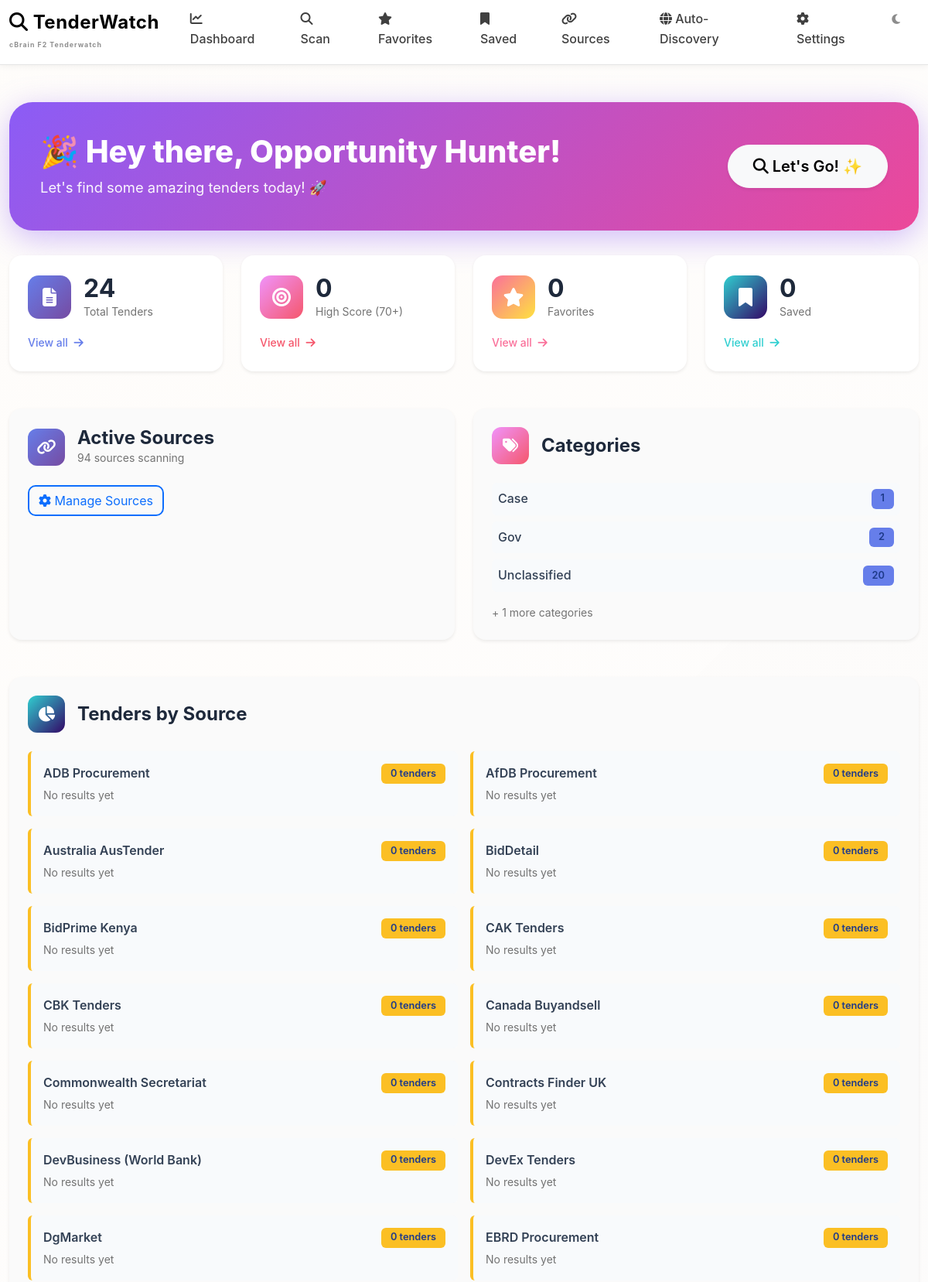
The page / (upper part) on the database its author committed.
### app/models.py (models this page shows)
class TenderResult(db.Model):
    id = db.Column(db.Integer, primary_key=True)
    title = db.Column(db.Text, nullable=False)
    title_translated = db.Column(db.Text, default="")
    link = db.Column(db.Text, unique=True, nullable=False)
    description = db.Column(db.Text, default="")
    description_translated = db.Column(db.Text, default="")
    buyer = db.Column(db.String(200))
    country = db.Column(db.String(200))
    deadline = db.Column(db.String(200))
    publication_date = db.Column(db.String(200))  # F2: for timing filter
    score = db.Column(db.Float)
    keywords_matched = db.Column(db.Text)
    scoring_breakdown = db.Column(db.Text, default="")
    inferred_domains = db.Column(db.Text, default="")  # JSON: ["EDMS", "Workflow", "Gov"]
    priority_level = db.Column(db.String(20), default="LOW")  # HIGH, MEDIUM, LOW, LOCKED, CONDITIONAL, STRATEGIC
    likely_fit_for_f2 = db.Column(db.String(20), default="uncertain")  # true, false, uncertain, no-go, discuss, conditional, strategic
    timing_status = db.Column(db.String(100), default="")  # Timing constraint result
    procurement_status = db.Column(db.String(30), default="open")  # open, locked, locked_but_open, conditional_nogo, conditional_strategic
    requires_qualification = db.Column(db.Boolean, default=False)  # True if Microsoft-mandated
    qualification_reason = db.Column(db.Text, default="")  # Why qualification is needed
    qualification_answers = db.Column(db.Text, default="")  # JSON: user-provided answers to qualification questions
    platform_commitment_signals = db.Column(db.Text, default="")  # JSON: detected Microsoft commitment signals
    discovery_method = db.Column(db.String(50), default="manual")  # 'manual', 'auto', 'priority'
    search_query = db.Column(db.String(500))  # Search query that found this (for auto-discovered)
    search_source = db.Column(db.String(50))  # 'google', 'bing', or source name
    semantic_score = db.Column(db.Float, default=0.0)
    ai_confidence = db.Column(db.Float, default=0.0)
    entities_extracted = db.Column(db.Text, default="")  # JSON with extracted entities
    ai_summary = db.Column(db.Text, default="")  # AI-generated summary
    saved = db.Column(db.Boolean, default=False)
    favorite = db.Column(db.Boolean, default=False)
    notified = db.Column(db.Boolean, default=False)
    source_id = db.Column(db.Integer, db.ForeignKey("tender_source.id"))
    source = db.relationship("TenderSource")
    category = db.Column(db.String(100))
    confidence = db.Column(db.Float)
    created_at = db.Column(db.DateTime, default=datetime.utcnow)

class TenderSource(db.Model):
    id = db.Column(db.Integer, primary_key=True)
    name = db.Column(db.String(200), nullable=False)
    url = db.Column(db.String(500), nullable=False)
    active = db.Column(db.Boolean, default=True)
    favorite = db.Column(db.Boolean, default=False)
    created_at = db.Column(db.DateTime, default=datetime.utcnow)

### app/routes.py (the view)
@main.route("/")
def dashboard():
    one_month_ago = datetime.utcnow() - timedelta(days=30)
    total_tenders = TenderResult.query.filter(TenderResult.created_at >= one_month_ago).count()
    high_score_count = TenderResult.query.filter(
        TenderResult.score >= 70,
        TenderResult.created_at >= one_month_ago
    ).count()
    saved_count = TenderResult.query.filter_by(saved=True).filter(
        TenderResult.created_at >= one_month_ago
    ).count()
    favorite_count = TenderResult.query.filter_by(favorite=True).filter(
        TenderResult.created_at >= one_month_ago
    ).count()
    active_sources = TenderSource.query.filter_by(active=True).count()
    source_contributions = db.session.query(
        TenderSource.name,
        db.func.count(TenderResult.id).label('count')
    ).outerjoin(TenderResult).group_by(TenderSource.name).all()
    categories = db.session.query(
        TenderResult.category,
        db.func.count(TenderResult.id).label('count')
    ).filter(TenderResult.created_at >= one_month_ago).group_by(TenderResult.category).all()
    recent_tenders = TenderResult.query.filter(
        TenderResult.created_at >= one_month_ago
    ).order_by(TenderResult.created_at.desc()).limit(10).all()
    return render_template(
        "dashboard.html",
        total_tenders=total_tenders,
        high_score_count=high_score_count,
        saved_count=saved_count,
        favorite_count=favorite_count,
        active_sources=active_sources,
        source_contributions=source_contributions,
        categories=categories,
        recent_tenders=recent_tenders,
    )

### app/templates/dashboard.html (shortened to what this page needs)
{% extends "base.html" %}
{% block content %}
<div style="background: linear-gradient(135deg, #8b5cf6 0%, #ec4899 100%); padding: 2.5rem; border-radius: 30px; margin-bottom: 2rem; color: white; box-shadow: 0 10px 40px rgba(139, 92, 246, 0.4); animation: fadeIn 0.6s ease-in;">
    <div class="row align-items-center">
        <div class="col-md-8">
            <h1 style="margin: 0; font-weight: 800; font-size: 2.5rem;">🎉 Hey there, Opportunity Hunter!</h1>
            <p style="margin: 0.5rem 0 0 0; opacity: 0.95; font-size: 1.15rem;">Let's find some amazing tenders today! 🚀</p>
        </div>
        <div class="col-md-4 text-end">
            <a href="{{ url_for('main.scan') }}" class="btn btn-light btn-lg shadow-sm" style="border-radius: 50px; padding: 0.75rem 2rem; font-weight: 600; animation: pulse 2s infinite;">
                <i class="fas fa-search"></i> Let's Go! ✨
            </a>
        </div>
    </div>
</div>
<div class="row mb-5 g-4">
    <div class="col-md-3 col-sm-6">
        <div class="card border-0 h-100 shadow-sm hover-lift" style="background: white; border-radius: 16px; transition: all 0.3s ease;">
            <div class="card-body p-4">
                <div class="d-flex align-items-center mb-3">
                    <div style="background: linear-gradient(135deg, #667eea 0%, #764ba2 100%); width: 56px; height: 56px; border-radius: 14px; display: flex; align-items: center; justify-content: center; margin-right: 1rem;">
                        <i class="fas fa-file-alt" style="color: white; font-size: 1.5rem;"></i>
                    </div>
                    <div>
                        <h2 class="mb-0" style="font-weight: 700; color: #1e293b;">{{ total_tenders }}</h2>
                        <p class="mb-0 text-muted" style="font-size: 0.875rem;">Total Tenders</p>
                    </div>
                </div>
                <a href="{{ url_for('main.scan') }}" class="text-decoration-none" style="color: #667eea; font-weight: 500; font-size: 0.875rem;">View all <i class="fas fa-arrow-right ms-1"></i></a>
            </div>
        </div>
    </div>
    <div class="col-md-3 col-sm-6">
        <div class="card border-0 h-100 shadow-sm hover-lift" style="background: white; border-radius: 16px; transition: all 0.3s ease;">
            <div class="card-body p-4">
                <div class="d-flex align-items-center mb-3">
                    <div style="background: linear-gradient(135deg, #f093fb 0%, #f5576c 100%); width: 56px; height: 56px; border-radius: 14px; display: flex; align-items: center; justify-content: center; margin-right: 1rem;">
                        <i class="fas fa-bullseye" style="color: white; font-size: 1.5rem;"></i>
                    </div>
                    <div>
                        <h2 class="mb-0" style="font-weight: 700; color: #1e293b;">{{ high_score_count }}</h2>
                        <p class="mb-0 text-muted" style="font-size: 0.875rem;">High Score (70+)</p>
                    </div>
                </div>
                <a href="{{ url_for('main.scan', min_score=70) }}" class="text-decoration-none" style="color: #f5576c; font-weight: 500; font-size: 0.875rem;">View all <i class="fas fa-arrow-right ms-1"></i></a>
            </div>
        </div>
    </div>
    <div class="col-md-3 col-sm-6">
        <div class="card border-0 h-100 shadow-sm hover-lift" style="background: white; border-radius: 16px; transition: all 0.3s ease;">
            <div class="card-body p-4">
                <div class="d-flex align-items-center mb-3">
                    <div style="background: linear-gradient(135deg, #fa709a 0%, #fee140 100%); width: 56px; height: 56px; border-radius: 14px; display: flex; align-items: center; justify-content: center; margin-right: 1rem;">
                        <i class="fas fa-star" style="color: white; font-size: 1.5rem;"></i>
                    </div>
                    <div>
                        <h2 class="mb-0" style="font-weight: 700; color: #1e293b;">{{ favorite_count }}</h2>
                        <p class="mb-0 text-muted" style="font-size: 0.875rem;">Favorites</p>
                    </div>
                </div>
                <a href="{{ url_for('main.favorites') }}" class="text-decoration-none" style="color: #fa709a; font-weight: 500; font-size: 0.875rem;">View all <i class="fas fa-arrow-right ms-1"></i></a>
            </div>
        </div>
    </div>
    <div class="col-md-3 col-sm-6">
        <div class="card border-0 h-100 shadow-sm hover-lift" style="background: white; border-radius: 16px; transition: all 0.3s ease;">
            <div class="card-body p-4">
                <div class="d-flex align-items-center mb-3">
                    <div style="background: linear-gradient(135deg, #30cfd0 0%, #330867 100%); width: 56px; height: 56px; border-radius: 14px; display: flex; align-items: center; justify-content: center; margin-right: 1rem;">
                        <i class="fas fa-bookmark" style="color: white; font-size: 1.5rem;"></i>
                    </div>
                    <div>
                        <h2 class="mb-0" style="font-weight: 700; color: #1e293b;">{{ saved_count }}</h2>
                        <p class="mb-0 text-muted" style="font-size: 0.875rem;">Saved</p>
                    </div>
                </div>
                <a href="{{ url_for('main.saved') }}" class="text-decoration-none" style="color: #30cfd0; font-weight: 500; font-size: 0.875rem;">View all <i class="fas fa-arrow-right ms-1"></i></a>
            </div>
        </div>
    </div>
</div>
<div class="row mb-5 g-4">
    <div class="col-md-6">
        <div class="card border-0 shadow-sm h-100" style="border-radius: 16px;">
            <div class="card-body p-4">
                <div class="d-flex align-items-center mb-4">
                    <div style="background: linear-gradient(135deg, #667eea 0%, #764ba2 100%); width: 48px; height: 48px; border-radius: 12px; display: flex; align-items: center; justify-content: center; margin-right: 1rem;">
                        <i class="fas fa-link" style="color: white; font-size: 1.25rem;"></i>
                    </div>
                    <div>
                        <h4 class="mb-0" style="font-weight: 700; color: #1e293b;">Active Sources</h4>
                        <p class="mb-0 text-muted" style="font-size: 0.875rem;">{{ active_sources }} sources scanning</p>
                    </div>
                </div>
                <a href="{{ url_for('main.sources') }}" class="btn btn-outline-primary" style="border-radius: 10px; border-width: 2px;">
                    <i class="fas fa-cog"></i> Manage Sources
                </a>
            </div>
        </div>
    </div>
    <div class="col-md-6">
        <div class="card border-0 shadow-sm h-100" style="border-radius: 16px;">
            <div class="card-body p-4">
                <div class="d-flex align-items-center mb-4">
                    <div style="background: linear-gradient(135deg, #f093fb 0%, #f5576c 100%); width: 48px; height: 48px; border-radius: 12px; display: flex; align-items: center; justify-content: center; margin-right: 1rem;">
                        <i class="fas fa-tags" style="color: white; font-size: 1.25rem;"></i>
                    </div>
                    <h4 class="mb-0" style="font-weight: 700; color: #1e293b;">Categories</h4>
                </div>
                {% if categories %}
                <div class="d-flex flex-column gap-2">
                    {% for category_name, count in categories[:3] %}
                    <div class="d-flex justify-content-between align-items-center p-2 rounded" style="background: #f8fafc;">
                        <span style="font-weight: 500; color: #334155;">
                            {% if category_name %}
                                {{ category_name }}
                            {% else %}
                                Uncategorized
                            {% endif %}
                        </span>
                        <span class="badge" style="background: #667eea; font-weight: 600;">{{ count }}</span>
                    </div>
                    {% endfor %}
                </div>
                {% if categories|length > 3 %}
                <p class="text-muted mb-0 mt-3" style="font-size: 0.875rem;">+ {{ categories|length - 3 }} more categories</p>
                {% endif %}
                {% else %}
                <p class="text-muted mb-0">No categories yet. Run a scan to start.</p>
                {% endif %}
            </div>
        </div>
    </div>
</div>
<div class="card border-0 shadow-sm mb-5" style="border-radius: 16px;">
    <div class="card-body p-4">
        <div class="d-flex align-items-center mb-4">
            <div style="background: linear-gradient(135deg, #30cfd0 0%, #330867 100%); width: 48px; height: 48px; border-radius: 12px; display: flex; align-items: center; justify-content: center; margin-right: 1rem;">
                <i class="fas fa-chart-pie" style="color: white; font-size: 1.25rem;"></i>
            </div>
            <h4 class="mb-0" style="font-weight: 700; color: #1e293b;">Tenders by Source</h4>
        </div>
        {% if source_contributions %}
        <div class="row g-3">
            {% for source_name, count in source_contributions %}
            <div class="col-md-6">
                <div class="p-3 rounded" style="background: #f8fafc; border-left: 4px solid {% if count > 0 %}#30cfd0{% else %}#fbbf24{% endif %};">
                    <div class="d-flex justify-content-between align-items-center">
                        <span style="font-weight: 600; color: #334155;">{{ source_name }}</span>
                        <span class="badge" style="background: {% if count > 0 %}#30cfd0{% else %}#fbbf24{% endif %}; font-weight: 600;">
                            {{ count }} tender{% if count != 1 %}s{% endif %}
                        </span>
                    </div>
                    {% if count == 0 %}
                    <small class="text-muted d-block mt-1">No results yet</small>
                    {% endif %}
                </div>
            </div>
            {% endfor %}
        </div>
        {% else %}
        <div class="text-center py-4">
            <i class="fas fa-inbox" style="font-size: 3rem; color: #cbd5e1; margin-bottom: 1rem;"></i>
            <p class="text-muted mb-0">No tenders yet. <a href="{{ url_for('main.scan') }}" style="font-weight: 600;">Run a scan</a> to get started.</p>
        </div>
        {% endif %}
    </div>
</div>
{% endblock %}

### rows shown on the page
TenderResult: category "Case", source "1"
TenderResult: category "Unclassified", id "20"
TenderSource: name "ADB Procurement", favorite "0"
TenderSource: name "AfDB Procurement", favorite "0"
TenderSource: name "Australia AusTender", favorite "0"
TenderSource: name "BidDetail", favorite "0"
TenderSource: name "BidPrime Kenya", count "0"
TenderSource: name "CAK Tenders", favorite "0"
TenderSource: name "CBK Tenders", count "0"
TenderSource: name "Canada Buyandsell", favorite "0"
TenderSource: name "Commonwealth Secretariat", favorite "0"
TenderSource: name "Contracts Finder UK", favorite "0"
TenderSource: name "DevBusiness (World Bank)", favorite "0"
TenderSource: name "DevEx Tenders", favorite "0"
TenderSource: name "DgMarket", favorite "0"
TenderSource: name "EBRD Procurement", favorite "0"

### other values the page prints
{{ total_tenders }} "24"
{{ high_score_count }} "0"
{{ favorite_count }} "0"
{{ saved_count }} "0"
{{ active_sources }} "94"
{{ category_name }} "Gov"
{{ count }} "2"
{{ categories|length - 3 }} "1"
